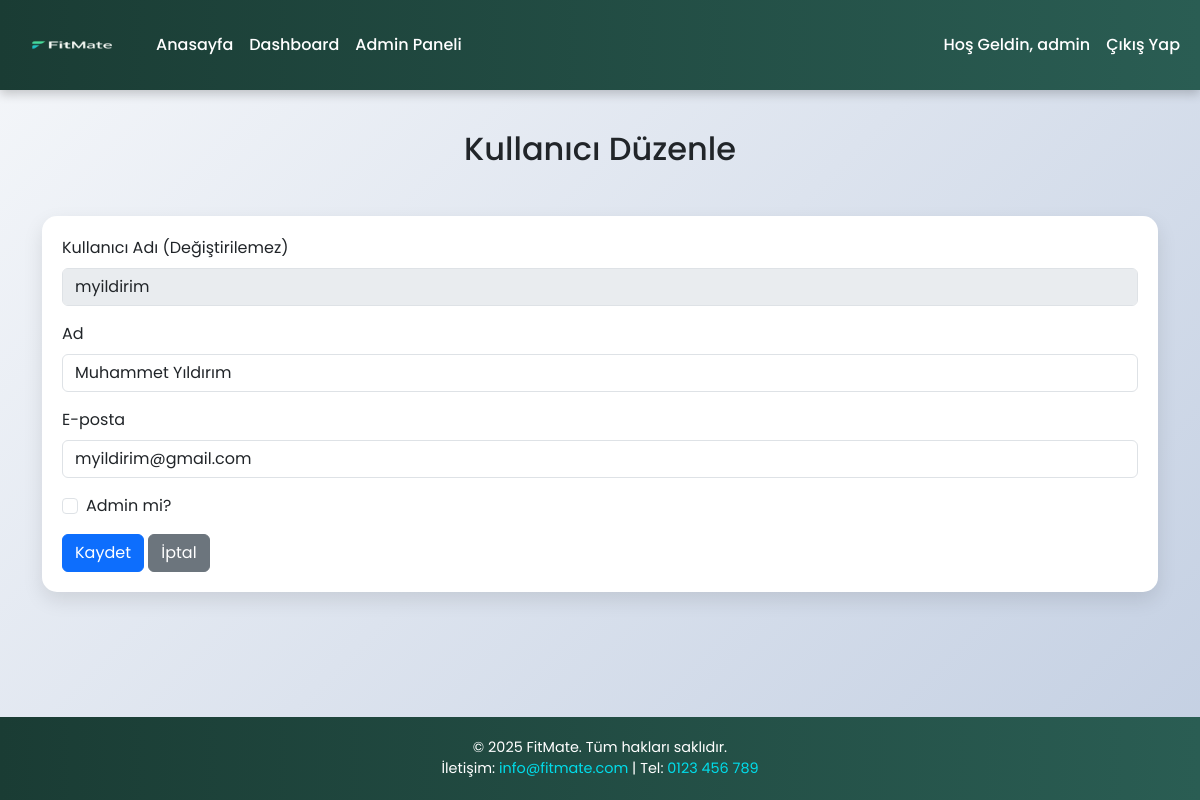
The page /edit_user.php?id=10 (signed in) on the database its author committed.
### tables this page shows
CREATE TABLE IF NOT EXISTS `users` (
  `id` int NOT NULL AUTO_INCREMENT,
  `username` varchar(50) NOT NULL,
  `password` varchar(255) NOT NULL,
  `email` varchar(100) NOT NULL,
  `height` float NOT NULL,
  `weight` float NOT NULL,
  `bmi` float DEFAULT NULL,
  `fitness_goal` varchar(50) DEFAULT NULL,
  `experience_level` varchar(50) DEFAULT NULL,
  `preferred_exercises` varchar(50) DEFAULT NULL,
  `workout_days` int DEFAULT NULL,
  `workout_duration` int DEFAULT NULL,
  `target_weight` float DEFAULT NULL,
  `target_set_date` date DEFAULT NULL,
  `target_achieved_date` date DEFAULT NULL,
  `show_name_in_success` tinyint(1) DEFAULT '0',
  `show_username_in_success` tinyint(1) DEFAULT '0',
  `name` varchar(255) DEFAULT NULL,
  `is_admin` tinyint(1) DEFAULT '0',
  PRIMARY KEY (`id`),
  UNIQUE KEY `username` (`username`),
  UNIQUE KEY `email` (`email`)
);

### edit_user.php (the view, shortened to what this page needs)
<?php
$servername = "localhost";
$username = "root";
$password = "";
$dbname = "fitness_db";
$conn = new mysqli($servername, $username, $password, $dbname);
$user_id = $_GET['id'];
$stmt = $conn->prepare("SELECT id, username, name, email, is_admin FROM users WHERE id = ?");
$stmt->bind_param("i", $user_id);
$stmt->execute();
$result = $stmt->get_result();
$edit_user = $result->fetch_assoc();
?>
<!DOCTYPE html>
<html lang="tr">
<head>
    <link href="https://cdn.jsdelivr.net/npm/bootstrap@5.3.0/dist/css/bootstrap.min.css" rel="stylesheet">
    <link rel="stylesheet" href="https://cdnjs.cloudflare.com/ajax/libs/font-awesome/6.4.0/css/all.min.css">
</head>
<body>
    <nav class="navbar navbar-expand-lg navbar-dark">
        <div class="container-fluid">
            <a class="navbar-brand" href="index.php">
                <img src="images/logo2.png" alt="Fitness App Logo" class="navbar-logo">
            </a>
            <div class="collapse navbar-collapse" id="navbarNav">
                <ul class="navbar-nav me-auto">
                    <li class="nav-item">
                        <a class="nav-link" href="index.php">Anasayfa</a>
                    </li>
                    <li class="nav-item">
                        <a class="nav-link" href="dashboard.php">Dashboard</a>
                    </li>
                    <li class="nav-item">
                        <a class="nav-link active" href="admin.php">Admin Paneli</a>
                    </li>
                </ul>
                <ul class="navbar-nav">
                    <li class="nav-item">
                        <a class="nav-link" href="dashboard.php">Hoş Geldin, <?php echo htmlspecialchars($_SESSION['username']); ?></a>
                    </li>
                    <li class="nav-item">
                        <a class="nav-link" href="logout.php">Çıkış Yap</a>
                    </li>
                </ul>
            </div>
        </div>
    </nav>
    <div class="content">
        <section class="admin-section">
            <div class="container">
                <h2 class="text-center mb-5">Kullanıcı Düzenle</h2>
                <div class="admin-card">
                    <form method="POST">
                        <div class="mb-3">
                            <label for="username" class="form-label">Kullanıcı Adı (Değiştirilemez)</label>
                            <input type="text" class="form-control" id="username" value="<?php echo htmlspecialchars($edit_user['username']); ?>" disabled>
                        </div>
                        <div class="mb-3">
                            <label for="name" class="form-label">Ad</label>
                            <input type="text" class="form-control" id="name" name="name" value="<?php echo htmlspecialchars($edit_user['name'] ?? ''); ?>">
                        </div>
                        <div class="mb-3">
                            <label for="email" class="form-label">E-posta</label>
                            <input type="email" class="form-control" id="email" name="email" value="<?php echo htmlspecialchars($edit_user['email'] ?? ''); ?>">
                        </div>
                        <div class="mb-3 form-check">
                            <input type="checkbox" class="form-check-input" id="is_admin" name="is_admin" <?php echo $edit_user['is_admin'] ? 'checked' : ''; ?>>
                            <label class="form-check-label" for="is_admin">Admin mi?</label>
                        </div>
                        <button type="submit" class="btn btn-primary">Kaydet</button>
                        <a href="admin.php" class="btn btn-secondary">İptal</a>
                    </form>
                </div>
            </div>
        </section>
    </div>
    <footer class="text-center">
        <div class="container">
            <p class="mb-0">© 2025 FitMate. Tüm hakları saklıdır.</p>
            <p class="mb-0">İletişim: <a href="mailto:info@fitmate.com">info@fitmate.com</a> | Tel: <a href="tel:0123456789">0123 456 789</a></p>
        </div>
    </footer>
</body>
</html>

### edit_user.php (style rules this page uses)
html, body { margin: 0; font-family: 'Poppins', sans-serif; background: linear-gradient(135deg, #f5f7fa 0%, #c3cfe2 100%); min-height: 100vh; }
body { display: flex; flex-direction: column; }
.content { flex: 1 0 auto; padding-bottom: 60px; }
footer { flex-shrink: 0; width: 100%; }
.navbar { background: linear-gradient(90deg, #1a3c34 0%, #2a5d53 100%); box-shadow: 0 4px 10px rgba(0, 0, 0, 0.2); padding: 10px 0; position: sticky; top: 0; z-index: 1000; }
.navbar-logo { height: 60px; width: auto; max-width: 250px; transition: transform 0.3s ease; }
.nav-link { color: #fff !important; font-weight: 500; transition: color 0.3s ease; }
.admin-section { padding: 40px 0; }
.admin-card { border: none; border-radius: 15px; box-shadow: 0 8px 20px rgba(0, 0, 0, 0.1); background: #fff; padding: 20px; }
footer { background: linear-gradient(90deg, #1a3c34 0%, #2a5d53 100%); color: white; padding: 20px 0; font-size: 0.9rem; }
footer a { color: #00ddeb; text-decoration: none; }

### rows shown on the page
users: username "myildirim", name "Muhammet Yıldırım", email "myildirim@gmail.com"

### other values the page prints
$_SESSION['username'] "admin"
